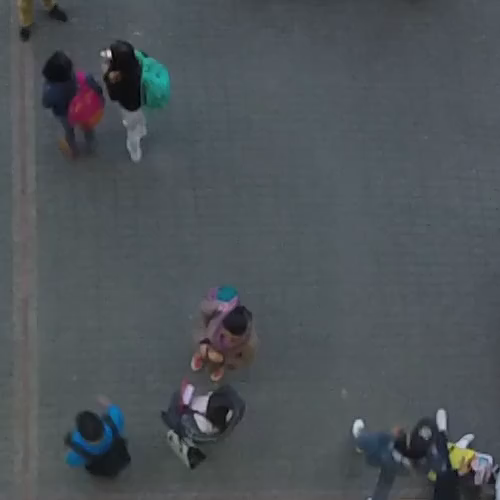
#> input picture DataSet/Data/0.png, 500 x 500 px, given in place of 6.mp4, which was not available
$ python Cascade_vi.py
#> lines starting #> are read from the running program, lines starting #| are printed output that depends on the picture; after the words box and inside, x2 and y2 are one past the last pixel; in counts of white or black regions, pixels touching at a corner belong together; pictures that were not available may be replaced by others from this repository, and a replacement may not be noted
import cv2
import time


video = '../../MP4/Originals/6.mp4'
image = '../../MP4/Data/0.png'
haarcascade_XML = 'haarcascade_fullbody.xml'

person_cascade = cv2.CascadeClassifier(haarcascade_XML)

cap = cv2.VideoCapture(video)

while True:
    r, frame = cap.read()
#> frame is the input picture: shape (500, 500, 3); mean B, G, R 87.2, 82.5, 76.7
    if r:
        start_time = time.time()
        frame = cv2.resize(frame, (400, 500))  # Downscale to improve frame rate
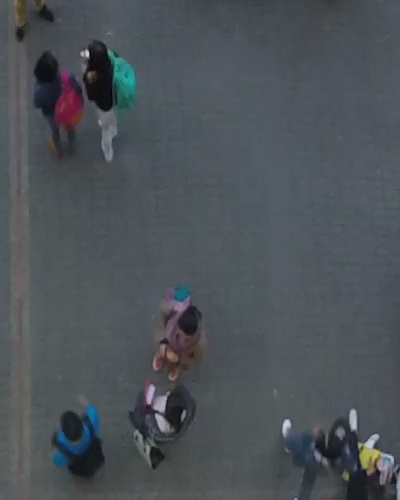
#> frame: shape (500, 400, 3); mean B, G, R 87.2, 82.6, 76.7
        gray_frame = cv2.cvtColor(frame, cv2.COLOR_RGB2GRAY)  # Haar-cascade classifier needs a grayscale image
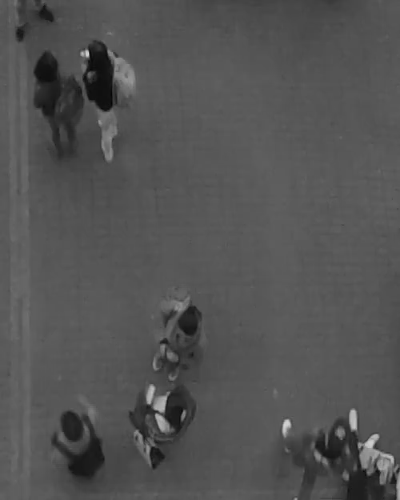
#> gray_frame: shape (500, 400); min 4, max 209, mean 83.3
        rects = person_cascade.detectMultiScale(gray_frame)
#> rects = ()

        end_time = time.time()
        # print("Elapsed Time:", end_time - start_time)

        for (x, y, w, h) in rects:
            cv2.rectangle(frame, (x, y), (x + w, y + h), (0, 255, 0), 2)
#> this loop made 0 passes
        cv2.imshow("preview", frame)

    k = cv2.waitKey(1)
#> (key q is pressed here)
    if k & 0xFF == ord("q"):  # Exit condition
        break

$ run again, on DataSet/Data/10.png
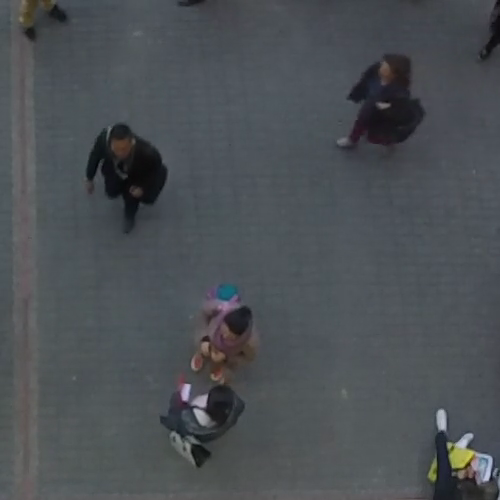
#> input picture DataSet/Data/10.png, 500 x 500 px, given in place of 6.mp4, which was not available
#> frame is the input picture: shape (500, 500, 3); mean B, G, R 84.1, 80, 75.4
#> `frame = cv2.resize(frame, (400, 500))`:
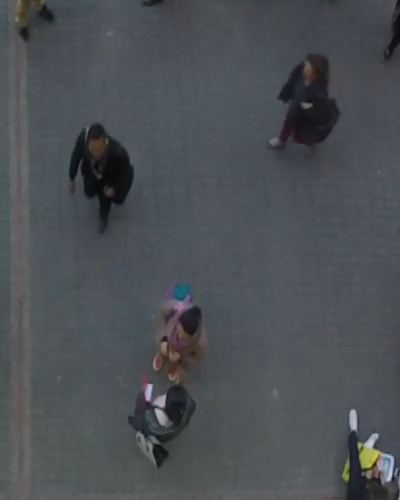
#> frame: shape (500, 400, 3); mean B, G, R 84.1, 80, 75.4
#> rects = [[57, 102, 81, 162]]
#> the loop `for (x, y, w, h) in rects:` made 1 pass
#> after the loop `for (x, y, w, h) in rects:`:
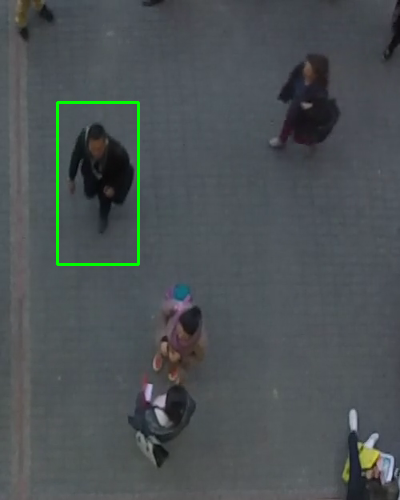
#> frame: shape (500, 400, 3); 0.73% of pixels changed, all inside (x1, y1, x2, y2) = (56, 101, 140, 266)

$ run again, on DataSet/Data/100.png
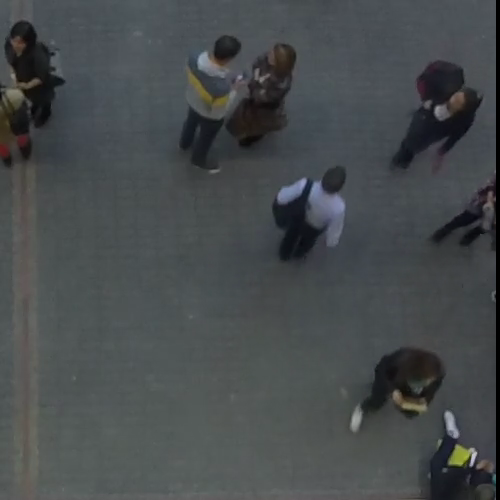
#> input picture DataSet/Data/100.png, 500 x 500 px, given in place of 6.mp4, which was not available
#> frame is the input picture: shape (500, 500, 3); mean B, G, R 76.8, 75.1, 70.8
#> `frame = cv2.resize(frame, (400, 500))`:
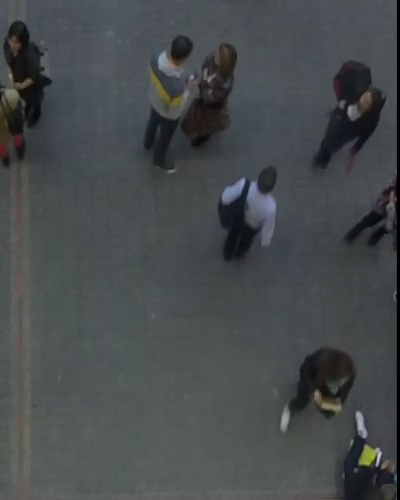
#> frame: shape (500, 400, 3); mean B, G, R 76.8, 75.1, 70.8
#> rects = ()

$ run again, on DataSet/Data/102.png
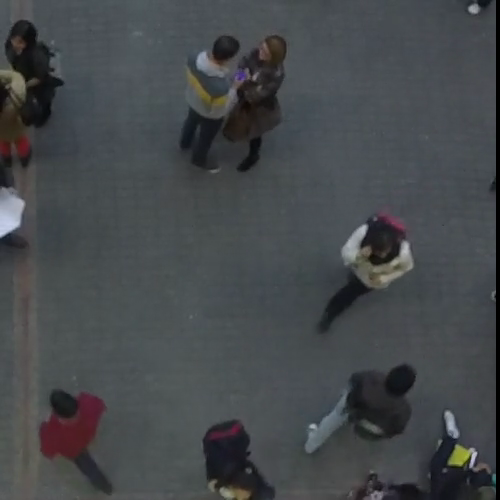
#> input picture DataSet/Data/102.png, 500 x 500 px, given in place of 6.mp4, which was not available
#> frame is the input picture: shape (500, 500, 3); mean B, G, R 75.4, 72.8, 69.1
#> `frame = cv2.resize(frame, (400, 500))`:
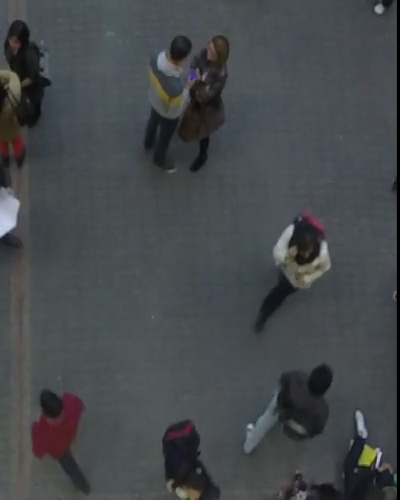
#> frame: shape (500, 400, 3); mean B, G, R 75.5, 72.8, 69.2
#> rects = ()
